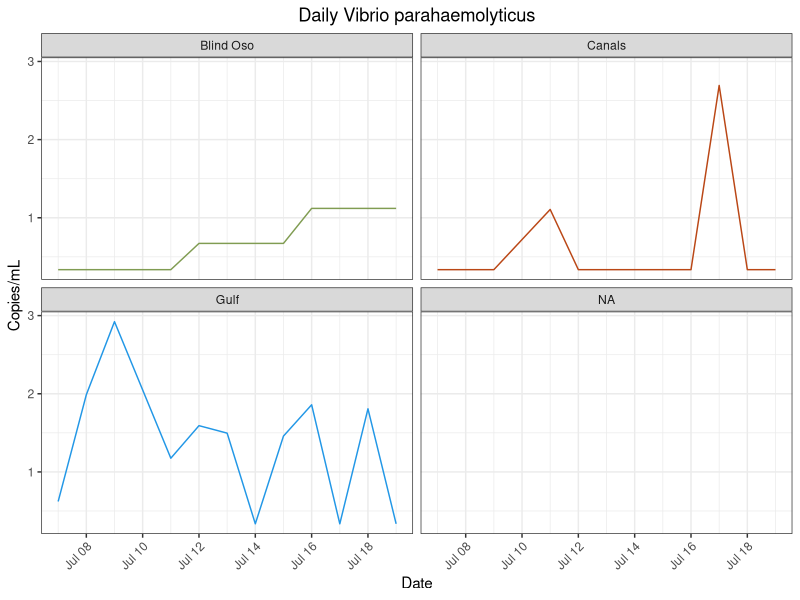
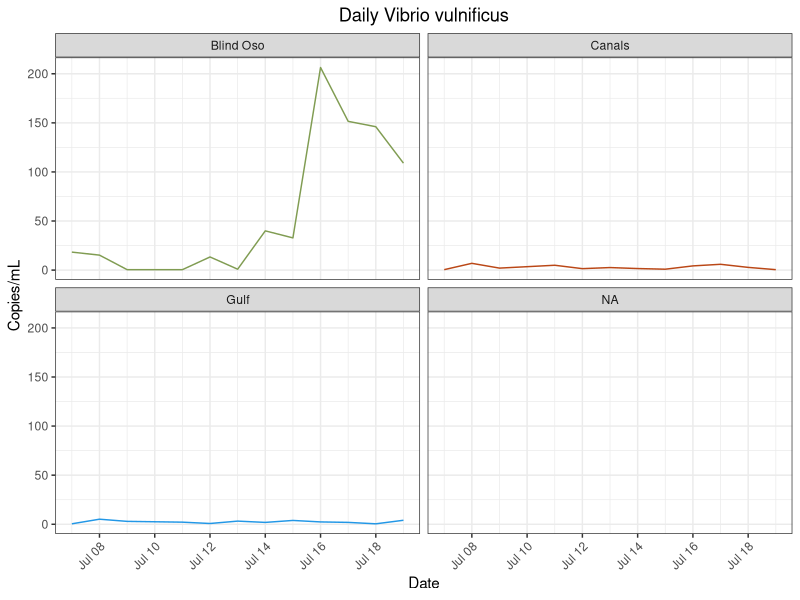
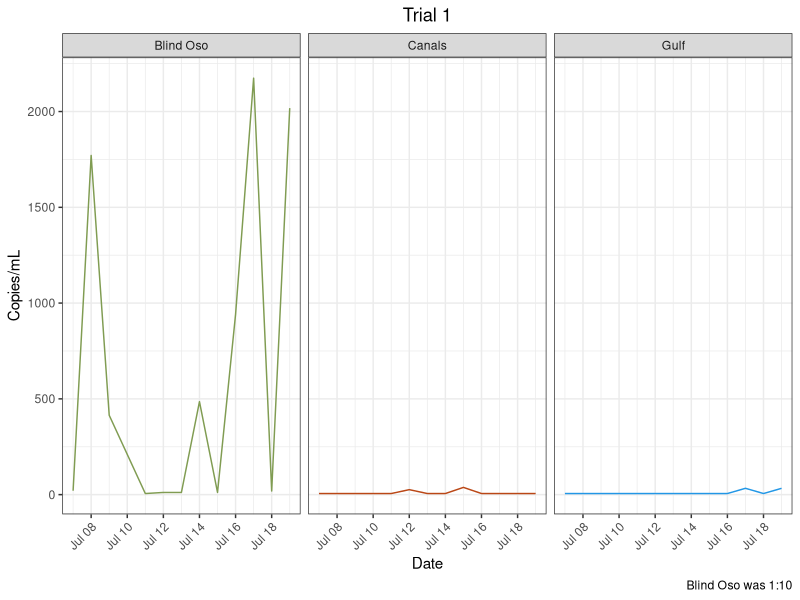
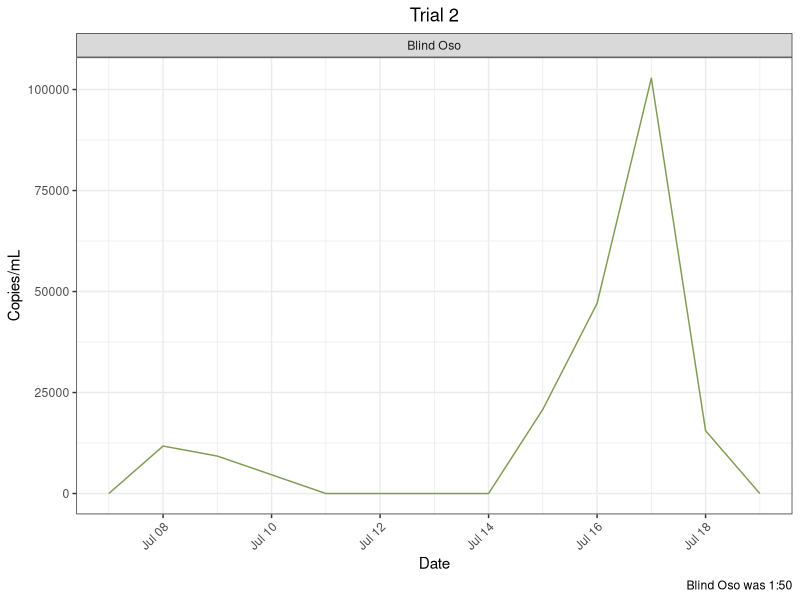
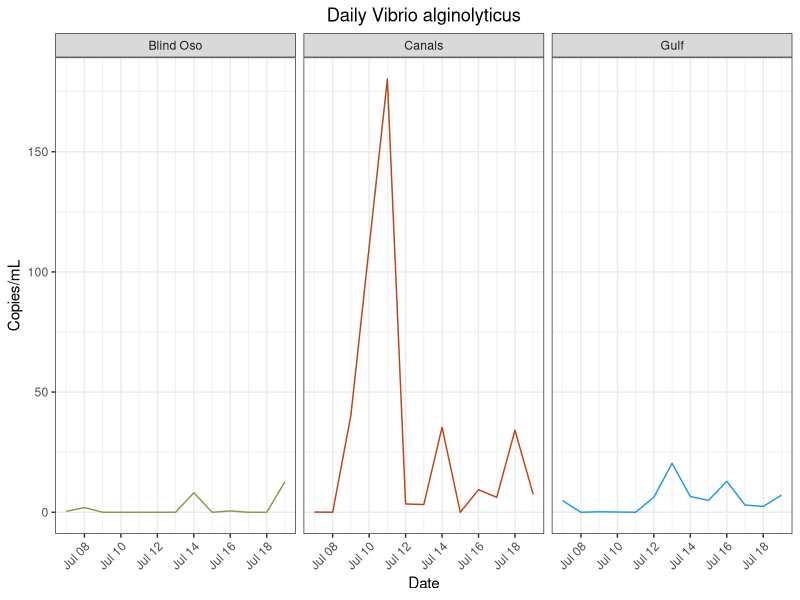
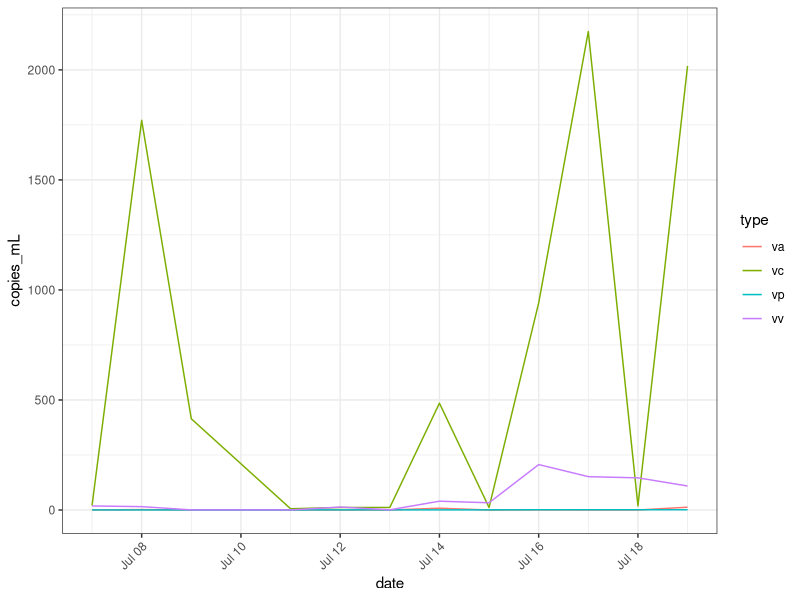
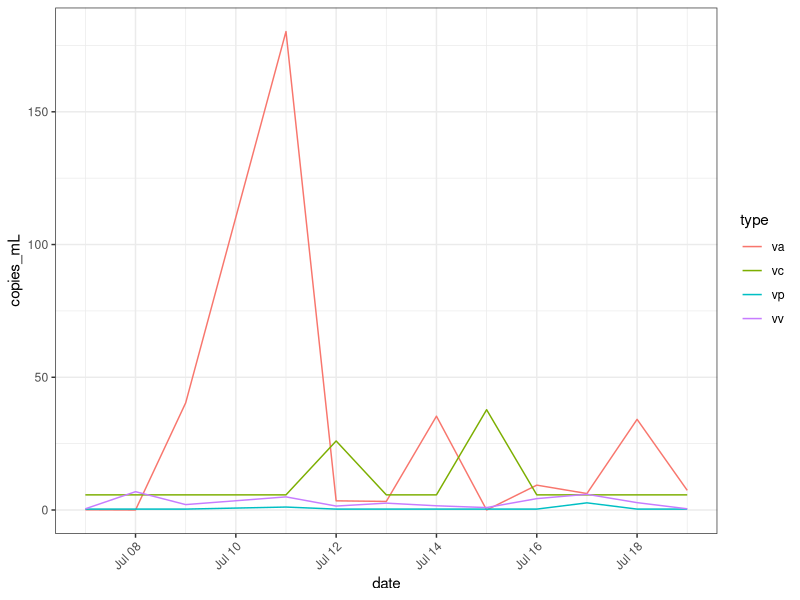
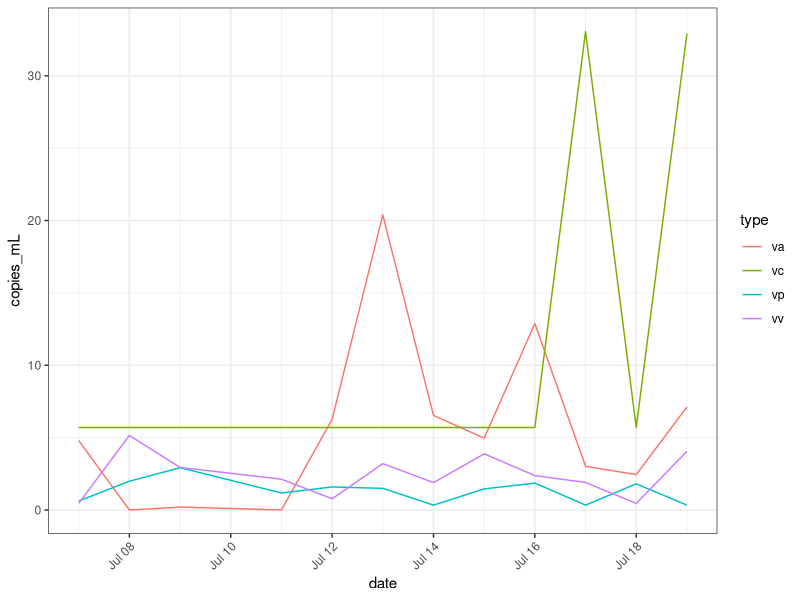

Source code (R) for these figures, in order:
## ---- chunk 1
library(here)
library(tidyverse)
library(lubridate)
## ---- chunk 2
vp<- read_csv(here("data", "processed_data","vp_clean_copies.csv"))
vp_m<- read_csv(here("data", "processed_data","vp_mon_clean_copies.csv")) 

vv<- read_csv(here("data", "processed_data","vv_clean_copies_redo.csv")) #Trial two is best. Other trials exist too. 
vv_m<- read_csv(here("data", "processed_data","vv_clean_copies_mon.csv"))

vc<- read_csv(here("data", "processed_data", "vc_clean_copies_daily.csv"))
vc_m<- read_csv(here("data", "processed_data", "vc_clean_copies_mon.csv"))
vc_bo<- read_csv(here("data", "processed_data","vc_clean_copies_dail_1_50.csv")) #Ran 1:50. still had inhibition

va<- read_csv(here("data", "processed_data", "va_clean_copies_daily.csv"))
va_m<-  read_csv(here("data", "processed_data", "va_clean_copies_monthly.csv"))
## ---- chunk 3
vv<- vv %>%
  mutate(site = recode(site, "BO" = "Blind Oso")) %>%
  mutate(site = recode(site, "C2" = "Canals")) %>%
  mutate(site = recode(site, "RD" = "Gulf"))

vp<- vp %>%
  mutate(site = recode(site, "BO" = "Blind Oso")) %>%
  mutate(site = recode(site, "C2" = "Canals")) %>%
  mutate(site = recode(site, "RD" = "Gulf"))

vc<- vc %>%
  mutate(site = recode(site, "BO" = "Blind Oso")) %>%
  mutate(site = recode(site, "C2" = "Canals")) %>%
  mutate(site = recode(site, "RD" = "Gulf"))
vc_bo<- vc_bo %>%
  mutate(site = recode(site, "BO" = "Blind Oso")) %>%
  mutate(site = recode(site, "C2" = "Canals")) %>%
  mutate(site = recode(site, "RD" = "Gulf"))

va<- va %>%
  mutate(site = recode(site, "BO" = "Blind Oso")) %>%
  mutate(site = recode(site, "C2" = "Canals")) %>%
  mutate(site = recode(site, "RD" = "Gulf"))
## ---- chunk 4
#Vp Mon
vp_m<- vp_m %>%
  select(!...1) 
jul_bo = data.frame(date = as.Date("2022-07-07"), copies_mL=0, site = "BO")
jul_c2 = data.frame(date = as.Date("2022-07-07"), copies_mL=0, site = "C2")
jul_rd = data.frame(date = as.Date("2022-07-07"), copies_mL=7.49310194, site = "RD")
vp_m = rbind(jul_bo, jul_c2, jul_rd, vp_m) %>%
  mutate(site = recode(site, "BO" = "Blind Oso")) %>%
  mutate(site = recode(site, "C2" = "Canals")) %>%
  mutate(site = recode(site, "RD" = "Gulf"))
                     

#Vv Mon
vv_m<- vv_m %>%
  select(!...1) 
jul_bo = data.frame(date = as.Date("2022-07-07"), copies_mL=0, site = "BO")
jul_c2 = data.frame(date = as.Date("2022-07-07"), copies_mL=0, site = "C2")
jul_rd = data.frame(date = as.Date("2022-07-07"), copies_mL=7.49310194, site = "RD")
vv_m = rbind(jul_bo, jul_c2, jul_rd, vv_m)%>%
  mutate(site = recode(site, "BO" = "Blind Oso")) %>%
  mutate(site = recode(site, "C2" = "Canals")) %>%
  mutate(site = recode(site, "RD" = "Gulf"))

vc_m<- vc_m %>%
  select(!...1) 
  jul_bo = data.frame(date = as.Date("2022-07-07"), copies_mL=263.208407, site = "BO")
  jul_c2 = data.frame(date = as.Date("2022-07-07"), copies_mL=0, site = "C2")
  jul_rd = data.frame(date = as.Date("2022-07-07"), copies_mL=0, site = "RD")
  vc_m = rbind(jul_bo, jul_c2, jul_rd, vc_m)%>%
    mutate(site = recode(site, "BO" = "Blind Oso")) %>%
    mutate(site = recode(site, "C2" = "Canals")) %>%
    mutate(site = recode(site, "RD" = "Gulf"))
  
 va_m<- va_m %>%
  select(!...1) 
  jul_bo = data.frame(date = as.Date("2022-07-07"), copies_mL=0, site = "BO")
  jul_c2 = data.frame(date = as.Date("2022-07-07"), copies_mL=5.494766, site = "C2")
  jul_rd = data.frame(date = as.Date("2022-07-07"), copies_mL=0, site = "RD")
  va_m = rbind(jul_bo, jul_c2, jul_rd, va_m)%>%
    mutate(site = recode(site, "BO" = "Blind Oso")) %>%
    mutate(site = recode(site, "C2" = "Canals")) %>%
    mutate(site = recode(site, "RD" = "Gulf")) 
## ---- chunk 5
vp %>%
  ggplot() + geom_line(
    aes(x = date,
        y = copies_mL,
        color = site))+ 
  facet_wrap(~site)  +
  labs(x = "Date",
       y = "Copies/mL",
       title = "Daily Vibrio parahaemolyticus")+
  theme_bw()+
  theme(
    plot.title = element_text(hjust = 0.5),
    axis.text.x = element_text(hjust = 1, angle = 45),
    legend.position = "none")+
  scale_color_manual(values = c("Blind Oso" = "#809C52",
                                "Canals" = "#ba4716",
                                "Gulf" = "4c848c"))
## ---- chunk 6
vv %>%
  #filter(!site %in% "Blind Oso") %>%
  ggplot() + geom_line(
    aes(x = date,
        y = copies_mL,
        color = site))+ 
  facet_wrap(~site)  +
  labs(x = "Date",
       y = "Copies/mL",
       title = "Daily Vibrio vulnificus")+
  theme_bw()+
  theme(
    plot.title = element_text(hjust = 0.5),
    axis.text.x = element_text(hjust = 1, angle = 45),
    legend.position = "none")+ 
  scale_color_manual(values = c("Blind Oso" = "#809C52",
                                "Canals" = "#ba4716",
                                "Gulf" = "4c848c"))
## ---- chunk 7
vc %>%
# filter(site %in% "Blind Oso") %>%
  ggplot() + geom_line(
    aes(x = date,
        y = copies_mL,
        color = site))+ 
  facet_wrap(~site)  +
  labs(x = "Date",
       y = "Copies/mL",
       title = "Trial 1",
       caption = "Blind Oso was 1:10")+
  theme_bw()+
  theme(
    plot.title = element_text(hjust = 0.5),
    axis.text.x = element_text(hjust = 1, angle = 45),
    legend.position = "none")+ 
  scale_color_manual(values = c("Blind Oso" = "#809C52",
                                "Canals" = "#ba4716",
                                "Gulf" = "4c848c"))
## ---- chunk 8
vc_bo %>%
  ggplot() + geom_line(
    aes(x = date,
        y = copies_mL,
        color = site))+ 
  facet_wrap(~site)  +
  labs(x = "Date",
       y = "Copies/mL",
       title = "Trial 2",
       caption = "Blind Oso was 1:50")+
  theme_bw()+
  theme(
    plot.title = element_text(hjust = 0.5),
    axis.text.x = element_text(hjust = 1, angle = 45),
    legend.position = "none")+ 
  scale_color_manual(values = c("Blind Oso" = "#809C52"))
## ---- chunk 9
va %>%
 #filter(!site %in% "Blind Oso") %>%
  ggplot() + geom_line(
    aes(x = date,
        y = copies_mL,
        color = site))+ 
  facet_wrap(~site)  +
  labs(x = "Date",
       y = "Copies/mL",
       title = "Daily Vibrio alginolyticus")+
  theme_bw()+
  theme(
    plot.title = element_text(hjust = 0.5),
    axis.text.x = element_text(hjust = 1, angle = 45),
    legend.position = "none")+ 
  scale_color_manual(values = c("Blind Oso" = "#809C52",
                                "Canals" = "#ba4716",
                                "Gulf" = "4c848c"))
## ---- chunk 10
#Make new columns with species 
type = "vc"
vc1<- cbind(vc, type)

type = "vv"
vv1<- cbind(vv, type)

type = "vp"
vp1<- cbind(vp, type)

type = "va"
va1<- cbind(va,type)

#Combine datasets
master<- rbind(vc1,vp1,vv1, va1)
## ---- chunk 11
master %>%
  filter(site %in% "Blind Oso")%>%
  ggplot() + geom_line(
    aes(
      x = date,
      y = copies_mL,
      color = type))+ 
  theme_bw()+
  theme(
    axis.text.x = element_text(hjust = 1, angle = 45))
## ---- chunk 12
master %>%
  filter(site %in% "Canals")%>%
  ggplot() + geom_line(
    aes(
      x = date,
      y = copies_mL,
      color = type))+ 
  theme_bw()+
  theme(
    axis.text.x = element_text(hjust = 1, angle = 45))
## ---- chunk 13
master %>%
  filter(site %in% "Gulf")%>%
  ggplot() + geom_line(
    aes(
      x = date,
      y = copies_mL,
      color = type))+ 
  theme_bw()+
  theme(
    axis.text.x = element_text(hjust = 1, angle = 45))
## ---- chunk 14
vp_m %>%
ggplot() + geom_line(
    aes(x = date,
        y = copies_mL,
        color = site))+ 
  geom_point(
     aes(x = date,
        y = copies_mL,
        color = site))+
  facet_wrap(~site)  +
  labs(x = "Date",
       y = "Copies/mL",
       title = "Monthly Vibrio parahaemolyticus")+
  theme_bw()+
  theme(
    plot.title = element_text(hjust = 0.5),
    axis.text.x = element_text(hjust = 1, angle = 45),
    legend.position = "none")+
  scale_color_manual(values = c("Blind Oso" = "#809C52",
                                "Canals" = "#ba4716",
                                "Gulf" = "4c848c"))+
  scale_x_date(date_breaks = "1 month", date_labels = "%b")
## ---- chunk 15
vv_m %>%
  filter(!site %in% c("E3", "NT")) %>%
 ggplot() + geom_line(
    aes(x = date,
        y = copies_mL,
        color = site))+ 
  geom_point(
     aes(x = date,
        y = copies_mL,
        color = site))+
  facet_wrap(~site)  +
  labs(x = "Date",
       y = "Copies/mL",
       title = "Monthly Vibrio vulnificus")+
  theme_bw()+
  theme(
    plot.title = element_text(hjust = 0.5),
    axis.text.x = element_text(hjust = 1, angle = 45),
    legend.position = "none")+
  scale_color_manual(values = c("Blind Oso" = "#809C52",
                                "Canals" = "#ba4716",
                                "Gulf" = "4c848c"))+
  scale_x_date(date_breaks = "1 month", date_labels = "%b")
## ---- chunk 16
vc_m %>%
  #filter(!site %in% "Blind Oso") %>%
 ggplot() + geom_line(
    aes(x = date,
        y = copies_mL,
        color = site))+ 
  geom_point(
     aes(x = date,
        y = copies_mL,
        color = site))+
  facet_wrap(~site)  +
  labs(x = "Date",
       y = "Copies/mL",
       title = "Monthly Vibrio cholerae")+
  theme_bw()+
  theme(
    plot.title = element_text(hjust = 0.5),
    axis.text.x = element_text(hjust = 1, angle = 45),
    legend.position = "none")+
  scale_color_manual(values = c("Blind Oso" = "#809C52",
                                "Canals" = "#ba4716",
                                "Gulf" = "4c848c"))+
  scale_x_date(date_breaks = "1 month", date_labels = "%b")
## ---- chunk 17
va_m %>%
  #filter(!site %in% "Blind Oso") %>%
 ggplot() + geom_line(
    aes(x = date,
        y = copies_mL,
        color = site))+ 
  geom_point(
     aes(x = date,
        y = copies_mL,
        color = site))+
  facet_wrap(~site)  +
  labs(x = "Date",
       y = "Copies/mL",
       title = "Monthly Vibrio alginolyticus")+
  theme_bw()+
  theme(
    plot.title = element_text(hjust = 0.5),
    axis.text.x = element_text(hjust = 1, angle = 45),
    legend.position = "none")+
  scale_color_manual(values = c("Blind Oso" = "#809C52",
                                "Canals" = "#ba4716",
                                "Gulf" = "4c848c"))+
  scale_x_date(date_breaks = "1 month", date_labels = "%b")
